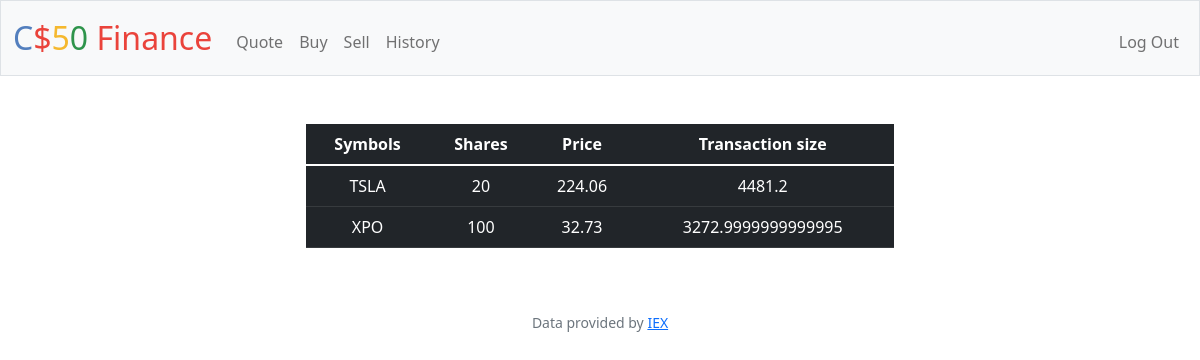
Page /history (signed in) on the earlier database version.
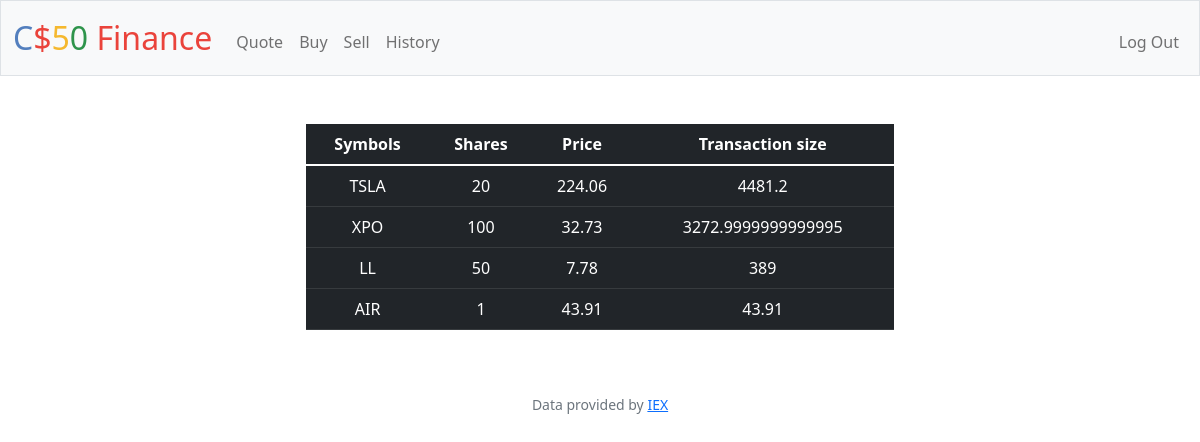
Same page on the later database version.
### tables this page shows
CREATE TABLE history (
                history_user_id INTEGER NOT NULL,
                history_id INTEGER PRIMARY KEY,
                name TEXT NOT NULL,
                symbol TEXT NOT NULL,
                shares INTEGER NOT NULL,
                price INTEGER NOT NULL,
                value_of_stock NUMERIC NOT NULL
            );

### app.py (the view)
@app.route("/history")
@login_required
def history():
    history_rows = db.execute("SELECT * FROM history WHERE history_user_id = ?", session["user_id"])
    return render_template("history.html", history_rows = history_rows)

### app.py (called while the page is built)
@app.after_request
def after_request(response):
    response.headers["Cache-Control"] = "no-cache, no-store, must-revalidate"
    response.headers["Expires"] = 0
    response.headers["Pragma"] = "no-cache"
    return response

### helpers.py (called while the page is built)
def login_required(f):
    @wraps(f)
    def decorated_function(*args, **kwargs):
        if session.get("user_id") is None:
            return redirect("/login")
        return f(*args, **kwargs)
    return decorated_function

### templates/history.html
{% extends "layout.html" %}
{% block main %}
<div class="mx-auto w-50">
<table class="table table-dark">
    <thead>
        <tr>
            <th>Symbols</th>
            <th>Shares</th>
            <th>Price</th>
            <th>Transaction size</th>
        </tr>
    </thead>
    <tbody>
        {% for dict in history_rows %}
            <tr>
                <td>{{dict.symbol}}</td>
                <td>{{dict.shares}}</td>
                <td>{{dict.price}}</td>
                <td>{{dict.value_of_stock}}</td>
            </tr>
        {% endfor %}
    </tbody>
</table>
{% endblock %}

Differences in the rows shown:
added history: symbol "LL", shares "50", price "7.78", value_of_stock "389"
added history: symbol "AIR", shares "1", price "43.91", value_of_stock "43.91"
